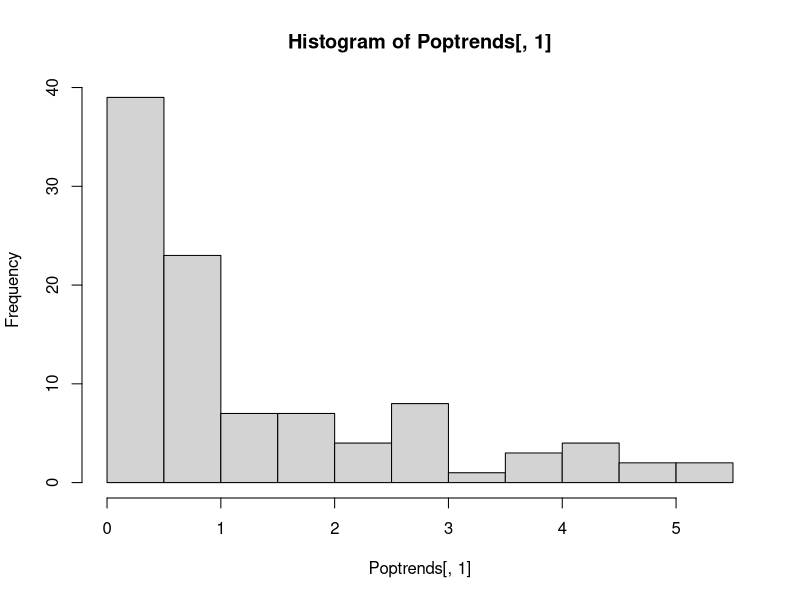

Generate this figure with R: (Note: this script raises an error after producing the figure.)
# population simulations to compare histograms of slopes and geometric mean index
# Maria Dornelas 2 June 2017
# Work in progress
# functions ---------------------------------------------------------------
# function to simulate exponential populations
expop<- function(r,Ninit,tl){
  # exponential population growth model
  # r is the instantaneous rate of increase, Ninit is the initial population size
  # tl is the number of time steps in population simulation
  Ns<-Ninit*exp(r*1:tl)
  Ns2<-Ninit
  return(Ns)
}

# Nick's functiont o get slope and p value of OLS linear trend of pop size and time
get.coeff <- function(x,y) coef(summary(lm(y~x)))[2,c(1,4)] # function for slope and p

# simulations -------------------------------------------------------------
# simulations for 100 pops with positive r
rs<-runif(100,0,0.03)
Ninits<-runif(100,1,100)
Np<-matrix(NA,100,50)
for(pops in 1:100){
  Np[pops,]<-expop(rs[pops],Ninits[pops],50)
}  

# getting slopes for each population

Poptrends<-t(apply(Np,1,get.coeff,x=1:50)) # apply to each row of data
hist(Poptrends[,1])


# LPI ---------------------------------------------------------------------

# this bit is not working
for(pops in 1:100){
LogN[[pops]] <- data.frame(Year=1:50, log(Np[pops]))
} 

d.bar <- lapply(LogN, function(x)apply(apply(x[,-1], 2, diff), 1, mean))
LPI <- lapply(d.bar, function(x)c(1, 10^cumsum(x)))

LPI2 <- list()
for(i in 1:length(LPI)){
  LPI2[[i]] <- data.frame(Year=LogN[[i]][,1], dbar=LPI[[i]])
}

